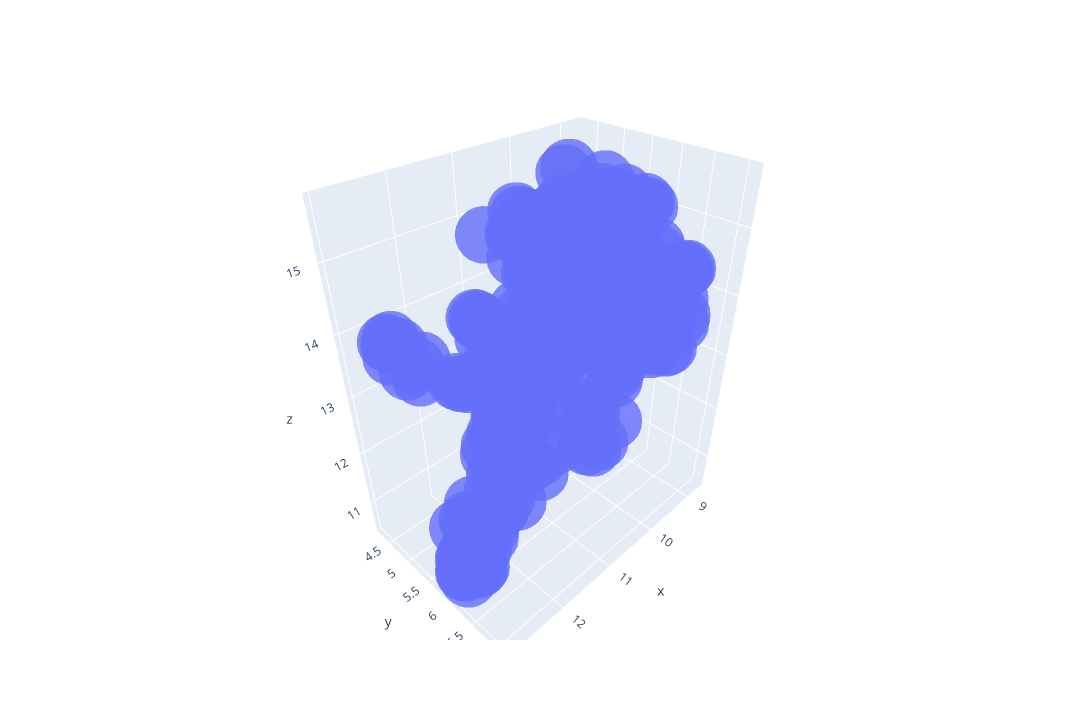

Notebook code cell kept with this figure:
### Code cell
fig = go.Figure(data=[data], layout=layout)
fig.show()

### Figure 1 — Plotly figure (JSON) as saved in the notebook; plotly's stock layout.template omitted (floating-point values rounded to 4 significant figures; data arrays with more than 128 entries replaced by an {"elided": "..."} marker saying what was removed)
{"data": [{"marker": {"opacity": 0.8, "size": 20}, "mode": "markers", "text": {"elided": "261 str values"}, "type": "scatter3d", "x": {"elided": "261 float values"}, "y": {"elided": "261 float values"}, "z": {"elided": "261 float values"}}], "layout": {"height": 720, "width": 1280}}
